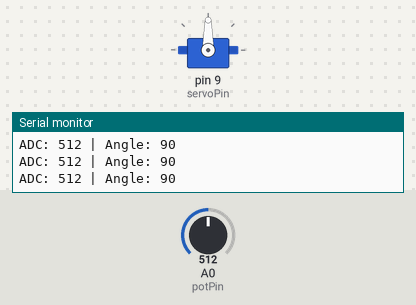
This sketch was run on a simulated Arduino Uno, built with avr-gcc and run on an emulated ATmega328P. Shown: servo, the last lines printed to the serial monitor. Inputs (shaded band) come from the test bench; at power-on: A0 (potPin) = 512.

Above: at 1.2 s.
1.3 s: A0 (potPin) set to 560
At 1.8 s:
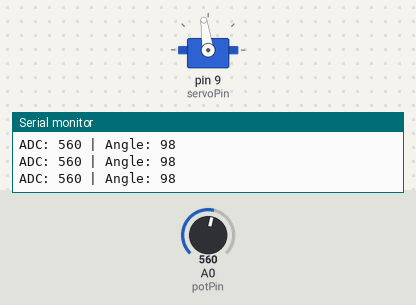
2.8 s: A0 (potPin) set to 581
At 3.3 s:
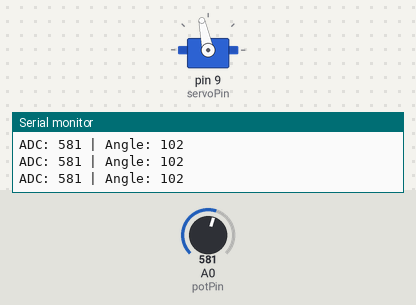
4.3 s: A0 (potPin) set to 306
At 4.7 s:
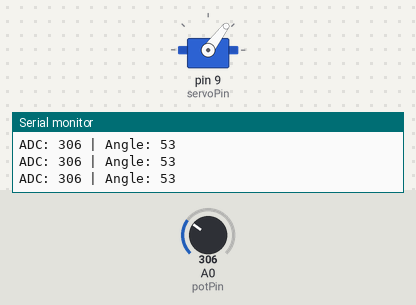
5.8 s: A0 (potPin) set to 106
At 6.6 s:
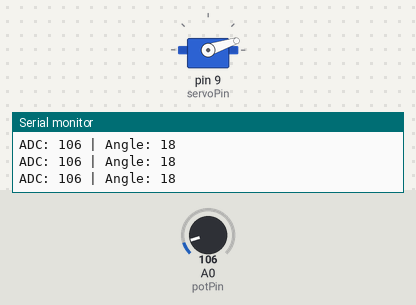
7.3 s: A0 (potPin) set to 89
At 8.1 s:
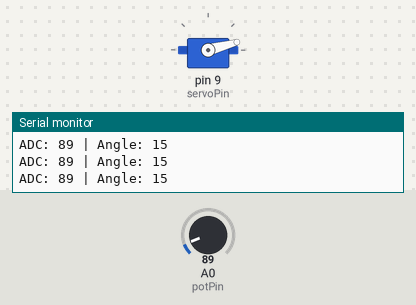
10.3 s: A0 (potPin) set to 122
At 11.3 s:
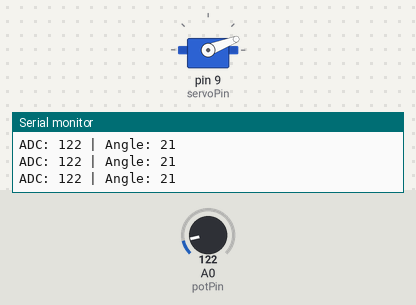
Timing chart, 0 to 12.8 s (numbered marks = the images above; inputs shaded):
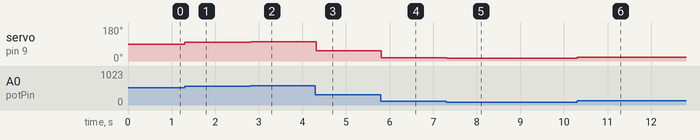

The sketch:

servo_position_control.ino
```cpp
#include <Servo.h>

Servo myServo;

const int potPin = A0;
const int servoPin = 9;

int adcValue = 0;
int angle = 0;

void setup() {
  Serial.begin(9600);
  myServo.attach(servoPin);
}

void loop() {
  adcValue = analogRead(potPin);
  angle = map(adcValue, 0, 1023, 0, 180);

  myServo.write(angle);

  Serial.print("ADC: ");
  Serial.print(adcValue);
  Serial.print(" | Angle: ");
  Serial.println(angle);

  delay(20);
}
```

Measured:
- after the input at 1.3 s, servo on pin 9 (servoPin): 90° → 98° at once
- after the input at 2.8 s, servo on pin 9 (servoPin): 98° → 102° at once
- after the input at 4.3 s, servo on pin 9 (servoPin): 102° → 53° at once
- after the input at 5.8 s, servo on pin 9 (servoPin): 53° → 18° at once
- after the input at 7.3 s, servo on pin 9 (servoPin): 18° → 15° at once
- after the input at 10.3 s, servo on pin 9 (servoPin): 15° → 21° at once
